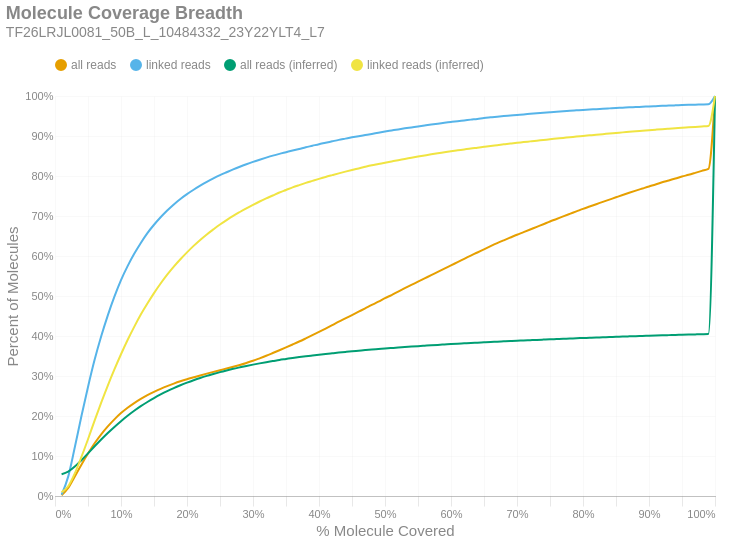

This figure's notebook cell:
### Markdown cell above
### Molecule Read Coverage
This chart shows molecule coverage breadth as computed by the number of bases aligned to that molecule. In other words, "*how much of each unique long molecule is actually sequenced/aligned?*" Keep in mind there is a distinction between sequences and alignments, since some sequences belonging to a particular molecule may not align well and wouldn't appear in the alignment data. This chart also shows molecule coverage breadth as computed by the *inferred fragment* from which the aligned sequences originate. Unlike read coverage, this calculation takes into account the total insert size, including unsequenced gaps between the forward and reverse reads. Like the previous figures, these are cumulative percents.

### Code cell
if SKIPLR:
    print_html(f"Skipped")
else:
    binned_df = consolidated_hist(valids['coverage_bp'], mask, 0.01, True)
    binned_df_inf = consolidated_hist(valids['coverage_inserts'], mask, 0.01, True)
    binned_df = binned_df.with_columns(pl.lit(binned_df_inf['all reads (cumsum)']).alias('all reads (inferred)'))
    binned_df = binned_df.with_columns(pl.lit(binned_df_inf['linked reads (cumsum)']).alias('linked reads (inferred)'))
    binned_df = binned_df.with_columns(
        (pl.col('bin').cast(pl.Float64) + 0.01).alias('right_edge')
    )

    with SafeRender(binned_df):
        (
            density_plot(binned_df, 'Molecule Coverage Breadth', samplename, 'molcov', ['all reads (inferred)','linked reads (inferred)'])
            .encode(
                #x=alt.X('bin:Q', title="% Molecule Covered").axis(format = '%').scale(padding=0),
                x=alt.X('right_edge:Q', title="% Molecule Covered").axis(format='%').scale(padding=0),
                y=alt.Y('value:Q', title='Percent of Molecules')
                    .axis(format='%')
                    .stack(False)
                    .scale(domainMin=0, padding=0),
                color=alt.Color("key:N").scale(domain = ["all reads", "linked reads", "all reads (inferred)", "linked reads (inferred)"]),
                tooltip = [
                    alt.Tooltip("key:N", title = "Data Type"),
                    alt.Tooltip("range_label:N", title="% Molecule Covered"),
                    alt.Tooltip("value:Q", format = ".2%", title="% Molecules")
                ]
            )
        ).display()

### Figure 1 — Vega-Lite specification as saved in the notebook (floating-point values rounded to 4 significant figures)
{"width": "container", "height": 400, "config": {"title": {"anchor": "start", "dy": -15, "fontSize": 18, "color": "#888888", "subtitleColor": "#888888", "subtitleFontSize": 14}, "arc": {"fill": "#0072B2"}, "axis": {"domainColor": "#888888", "domainWidth": 0.5, "gridWidth": 0.2, "grid": false, "titleFontWeight": 400, "titleFontSize": 15, "labelFontSize": 11, "labelColor": "#888888", "tickColor": "#888888", "tickWidth": 0.2, "titleColor": "#888888"}, "axisBand": {"grid": false}, "axisX": {"grid": true, "tickSize": 10, "domainCap": "round"}, "axisY": {"domain": false, "grid": true, "tickSize": 0, "domainCap": "round"}, "background": "transparent", "header": {"labelFontSize": 15, "labelColor": "#888888", "titleFontSize": 15, "titleFontWeight": 600, "titleColor": "#888888"}, "legend": {"labelFont": "sans-serif", "labelFontSize": 12, "labelColor": "#888888", "symbolSize": 100, "symbolType": "circle", "titleFontSize": 12, "titlePadding": 10, "titleColor": "#888888", "title": null, "orient": "top"}, "range": {"category": ["#E69F00", "#56B4E9", "#009E73", "#F0E442", "#0072B2", "#D55E00", "#CC79A7", "#000000"], "diverging": ["#cfe8f3", "#a2d4ec", "#73bfe2", "#46abdb", "#1696d2", "#12719e"]}, "area": {"fill": "#0072B2", "fillOpacity": 0.7, "line": true, "strokeOpacity": 0.7}, "line": {"color": "#0072B2", "stroke": "#0072B2", "strokeWidth": 2}, "trail": {"color": "#0072B2", "stroke": "#0072B2", "strokeWidth": 0, "size": 1}, "point": {"filled": true, "fillOpacity": 1.0, "size": 95}, "text": {"color": "#888888", "fontSize": 11, "align": "right", "fontWeight": 400, "size": 11}, "bar": {"fill": "#0072B2", "stroke": null}, "view": {"stroke": null, "continuousWidth": 660, "continuousHeight": 400}}, "data": {"name": "data-3044a8d189d912e9ae8f5181c02a2234"}, "mark": {"type": "line", "interpolate": "monotone", "point": {"opacity": 0, "size": 275}}, "encoding": {"color": {"field": "key", "scale": {"domain": ["all reads", "linked reads", "all reads (inferred)", "linked reads (inferred)"]}, "type": "nominal"}, "tooltip": [{"field": "key", "title": "Data Type", "type": "nominal"}, {"field": "range_label", "title": "% Molecule Covered", "type": "nominal"}, {"field": "value", "format": ".2%", "title": "% Molecules", "type": "quantitative"}], "x": {"axis": {"format": "%"}, "field": "right_edge", "scale": {"padding": 0}, "title": "% Molecule Covered", "type": "quantitative"}, "y": {"axis": {"format": "%"}, "field": "value", "scale": {"domainMin": 0, "padding": 0}, "stack": false, "title": "Percent of Molecules", "type": "quantitative"}}, "params": [{"name": "param_c36ac31b6afebe62", "select": {"type": "point", "fields": ["key"]}, "bind": "legend"}], "title": {"text": "Molecule Coverage Breadth", "subtitle": "TF26LRJL0081_50B_L_10484332_23Y22YLT4_L7"}, "transform": [{"fold": ["all reads (cumsum)", "linked reads (cumsum)", "all reads (inferred)", "linked reads (inferred)"]}, {"calculate": "replace(datum.key, ' (cumsum)', '')", "as": "key"}, {"filter": {"param": "param_c36ac31b6afebe62"}}], "usermeta": {"embedOptions": {"downloadFileName": "TF26LRJL0081_50B_L_10484332_23Y22YLT4_L7.molcov"}}, "$schema": "https://vega.github.io/schema/vega-lite/v6.4.1.json", "datasets": {"data-3044a8d189d912e9ae8f5181c02a2234": [{"bin": "0.0", "interval": "0.0-0.01", "all reads": 0.001809, "linked reads": 0.003473, "all reads (cumsum)": 0.001809, "linked reads (cumsum)": 0.003473, "range_label": "0.0-0.01", "all reads (inferred)": 0.05455, "linked reads (inferred)": 0.009827, "right_edge": 0.01}, {"bin": "0.01", "interval": "0.01-0.02", "all reads": 0.01822, "linked reads": 0.04499, "all reads (cumsum)": 0.02003, "linked reads (cumsum)": 0.04847, "range_label": "0.01-0.02", "all reads (inferred)": 0.06097, "linked reads (inferred)": 0.02435, "right_edge": 0.02}, {"bin": "0.02", "interval": "0.02-0.03", "all reads": 0.02852, "linked reads": 0.07321, "all reads (cumsum)": 0.04855, "linked reads (cumsum)": 0.1217, "range_label": "0.02-0.03", "all reads (inferred)": 0.07367, "linked reads (inferred)": 0.05648, "right_edge": 0.03}, {"bin": "0.03", "interval": "0.03-0.04", "all reads": 0.02965, "linked reads": 0.07758, "all reads (cumsum)": 0.0782, "linked reads (cumsum)": 0.1993, "range_label": "0.03-0.04", "all reads (inferred)": 0.08957, "linked reads (inferred)": 0.09754, "right_edge": 0.04}, {"bin": "0.04", "interval": "0.04-0.05", "all reads": 0.02789, "linked reads": 0.0734, "all reads (cumsum)": 0.1061, "linked reads (cumsum)": 0.2727, "range_label": "0.04-0.05", "all reads (inferred)": 0.1066, "linked reads (inferred)": 0.1419, "right_edge": 0.05}, {"bin": "0.05", "interval": "0.05-0.06", "all reads": 0.02566, "linked reads": 0.06767, "all reads (cumsum)": 0.1317, "linked reads (cumsum)": 0.3403, "range_label": "0.05-0.06", "all reads (inferred)": 0.1243, "linked reads (inferred)": 0.1883, "right_edge": 0.06}, {"bin": "0.06", "interval": "0.06-0.07", "all reads": 0.02227, "linked reads": 0.05894, "all reads (cumsum)": 0.154, "linked reads (cumsum)": 0.3993, "range_label": "0.06-0.07", "all reads (inferred)": 0.1413, "linked reads (inferred)": 0.2332, "right_edge": 0.07}, {"bin": "0.07", "interval": "0.07-0.08", "all reads": 0.01984, "linked reads": 0.05245, "all reads (cumsum)": 0.1738, "linked reads (cumsum)": 0.4517, "range_label": "0.07-0.08", "all reads (inferred)": 0.1575, "linked reads (inferred)": 0.2761, "right_edge": 0.08}, {"bin": "0.08", "interval": "0.08-0.09", "all reads": 0.0177, "linked reads": 0.04676, "all reads (cumsum)": 0.1915, "linked reads (cumsum)": 0.4985, "range_label": "0.08-0.09", "all reads (inferred)": 0.1727, "linked reads (inferred)": 0.3163, "right_edge": 0.09}, {"bin": "0.09", "interval": "0.09-0.1", "all reads": 0.0157, "linked reads": 0.04134, "all reads (cumsum)": 0.2073, "linked reads (cumsum)": 0.5398, "range_label": "0.09-0.1", "all reads (inferred)": 0.1871, "linked reads (inferred)": 0.3544, "right_edge": 0.1}, {"bin": "0.1", "interval": "0.1-0.11", "all reads": 0.0133, "linked reads": 0.03484, "all reads (cumsum)": 0.2206, "linked reads (cumsum)": 0.5747, "range_label": "0.1-0.11", "all reads (inferred)": 0.2006, "linked reads (inferred)": 0.39, "right_edge": 0.11}, {"bin": "0.11", "interval": "0.11-0.12", "all reads": 0.01175, "linked reads": 0.03079, "all reads (cumsum)": 0.2323, "linked reads (cumsum)": 0.6055, "range_label": "0.11-0.12", "all reads (inferred)": 0.213, "linked reads (inferred)": 0.4228, "right_edge": 0.12}, {"bin": "0.12", "interval": "0.12-0.13", "all reads": 0.01047, "linked reads": 0.02721, "all reads (cumsum)": 0.2428, "linked reads (cumsum)": 0.6327, "range_label": "0.12-0.13", "all reads (inferred)": 0.2246, "linked reads (inferred)": 0.4535, "right_edge": 0.13}, {"bin": "0.13", "interval": "0.13-0.14", "all reads": 0.009474, "linked reads": 0.02444, "all reads (cumsum)": 0.2522, "linked reads (cumsum)": 0.6571, "range_label": "0.13-0.14", "all reads (inferred)": 0.235, "linked reads (inferred)": 0.4811, "right_edge": 0.14}, {"bin": "0.14", "interval": "0.14-0.15", "all reads": 0.008237, "linked reads": 0.02097, "all reads (cumsum)": 0.2605, "linked reads (cumsum)": 0.6781, "range_label": "0.14-0.15", "all reads (inferred)": 0.2449, "linked reads (inferred)": 0.5071, "right_edge": 0.15}, {"bin": "0.15", "interval": "0.15-0.16", "all reads": 0.007468, "linked reads": 0.01873, "all reads (cumsum)": 0.2679, "linked reads (cumsum)": 0.6968, "range_label": "0.15-0.16", "all reads (inferred)": 0.2539, "linked reads (inferred)": 0.5311, "right_edge": 0.16}, {"bin": "0.16", "interval": "0.16-0.17", "all reads": 0.00685, "linked reads": 0.01692, "all reads (cumsum)": 0.2748, "linked reads (cumsum)": 0.7137, "range_label": "0.16-0.17", "all reads (inferred)": 0.2623, "linked reads (inferred)": 0.5533, "right_edge": 0.17}, {"bin": "0.17", "interval": "0.17-0.18", "all reads": 0.006243, "linked reads": 0.01528, "all reads (cumsum)": 0.281, "linked reads (cumsum)": 0.729, "range_label": "0.17-0.18", "all reads (inferred)": 0.2699, "linked reads (inferred)": 0.5734, "right_edge": 0.18}, {"bin": "0.18", "interval": "0.18-0.19", "all reads": 0.005706, "linked reads": 0.01358, "all reads (cumsum)": 0.2867, "linked reads (cumsum)": 0.7426, "range_label": "0.18-0.19", "all reads (inferred)": 0.2768, "linked reads (inferred)": 0.5918, "right_edge": 0.19}, {"bin": "0.19", "interval": "0.19-0.2", "all reads": 0.005172, "linked reads": 0.01208, "all reads (cumsum)": 0.2919, "linked reads (cumsum)": 0.7547, "range_label": "0.19-0.2", "all reads (inferred)": 0.2834, "linked reads (inferred)": 0.6091, "right_edge": 0.2}, {"bin": "0.2", "interval": "0.2-0.21", "all reads": 0.00478, "linked reads": 0.01099, "all reads (cumsum)": 0.2967, "linked reads (cumsum)": 0.7657, "range_label": "0.2-0.21", "all reads (inferred)": 0.2895, "linked reads (inferred)": 0.6253, "right_edge": 0.21}, {"bin": "0.21", "interval": "0.21-0.22", "all reads": 0.004694, "linked reads": 0.01022, "all reads (cumsum)": 0.3014, "linked reads (cumsum)": 0.7759, "range_label": "0.21-0.22", "all reads (inferred)": 0.2952, "linked reads (inferred)": 0.6402, "right_edge": 0.22}, {"bin": "0.22", "interval": "0.22-0.23", "all reads": 0.004496, "linked reads": 0.009468, "all reads (cumsum)": 0.3059, "linked reads (cumsum)": 0.7854, "range_label": "0.22-0.23", "all reads (inferred)": 0.3003, "linked reads (inferred)": 0.6539, "right_edge": 0.23}, {"bin": "0.23", "interval": "0.23-0.24", "all reads": 0.004393, "linked reads": 0.008666, "all reads (cumsum)": 0.3103, "linked reads (cumsum)": 0.794, "range_label": "0.23-0.24", "all reads (inferred)": 0.3051, "linked reads (inferred)": 0.6665, "right_edge": 0.24}, {"bin": "0.24", "interval": "0.24-0.25", "all reads": 0.004268, "linked reads": 0.007979, "all reads (cumsum)": 0.3146, "linked reads (cumsum)": 0.802, "range_label": "0.24-0.25", "all reads (inferred)": 0.3097, "linked reads (inferred)": 0.6786, "right_edge": 0.25}, {"bin": "0.25", "interval": "0.25-0.26", "all reads": 0.0041, "linked reads": 0.007309, "all reads (cumsum)": 0.3187, "linked reads (cumsum)": 0.8093, "range_label": "0.25-0.26", "all reads (inferred)": 0.3139, "linked reads (inferred)": 0.6898, "right_edge": 0.26}, {"bin": "0.26", "interval": "0.26-0.27", "all reads": 0.004321, "linked reads": 0.007145, "all reads (cumsum)": 0.323, "linked reads (cumsum)": 0.8165, "range_label": "0.26-0.27", "all reads (inferred)": 0.318, "linked reads (inferred)": 0.7004, "right_edge": 0.27}, {"bin": "0.27", "interval": "0.27-0.28", "all reads": 0.004568, "linked reads": 0.006622, "all reads (cumsum)": 0.3275, "linked reads (cumsum)": 0.8231, "range_label": "0.27-0.28", "all reads (inferred)": 0.3216, "linked reads (inferred)": 0.71, "right_edge": 0.28}, {"bin": "0.28", "interval": "0.28-0.29", "all reads": 0.00505, "linked reads": 0.006335, "all reads (cumsum)": 0.3326, "linked reads (cumsum)": 0.8294, "range_label": "0.28-0.29", "all reads (inferred)": 0.3252, "linked reads (inferred)": 0.7193, "right_edge": 0.29}, {"bin": "0.29", "interval": "0.29-0.3", "all reads": 0.005382, "linked reads": 0.005836, "all reads (cumsum)": 0.338, "linked reads (cumsum)": 0.8353, "range_label": "0.29-0.3", "all reads (inferred)": 0.3284, "linked reads (inferred)": 0.7279, "right_edge": 0.3}, {"bin": "0.3", "interval": "0.3-0.31", "all reads": 0.006139, "linked reads": 0.005425, "all reads (cumsum)": 0.3441, "linked reads (cumsum)": 0.8407, "range_label": "0.3-0.31", "all reads (inferred)": 0.3316, "linked reads (inferred)": 0.7362, "right_edge": 0.31}, {"bin": "0.31", "interval": "0.31-0.32", "all reads": 0.006436, "linked reads": 0.005205, "all reads (cumsum)": 0.3505, "linked reads (cumsum)": 0.8459, "range_label": "0.31-0.32", "all reads (inferred)": 0.3345, "linked reads (inferred)": 0.7439, "right_edge": 0.32}, {"bin": "0.32", "interval": "0.32-0.33", "all reads": 0.006837, "linked reads": 0.004957, "all reads (cumsum)": 0.3574, "linked reads (cumsum)": 0.8508, "range_label": "0.32-0.33", "all reads (inferred)": 0.3373, "linked reads (inferred)": 0.7512, "right_edge": 0.33}, {"bin": "0.33", "interval": "0.33-0.34", "all reads": 0.006956, "linked reads": 0.004494, "all reads (cumsum)": 0.3643, "linked reads (cumsum)": 0.8553, "range_label": "0.33-0.34", "all reads (inferred)": 0.3402, "linked reads (inferred)": 0.7587, "right_edge": 0.34}, {"bin": "0.34", "interval": "0.34-0.35", "all reads": 0.007093, "linked reads": 0.004143, "all reads (cumsum)": 0.3714, "linked reads (cumsum)": 0.8595, "range_label": "0.34-0.35", "all reads (inferred)": 0.3426, "linked reads (inferred)": 0.7651, "right_edge": 0.35}, {"bin": "0.35", "interval": "0.35-0.36", "all reads": 0.00731, "linked reads": 0.004163, "all reads (cumsum)": 0.3787, "linked reads (cumsum)": 0.8636, "range_label": "0.35-0.36", "all reads (inferred)": 0.3451, "linked reads (inferred)": 0.7715, "right_edge": 0.36}, {"bin": "0.36", "interval": "0.36-0.37", "all reads": 0.007428, "linked reads": 0.003988, "all reads (cumsum)": 0.3862, "linked reads (cumsum)": 0.8676, "range_label": "0.36-0.37", "all reads (inferred)": 0.3472, "linked reads (inferred)": 0.7772, "right_edge": 0.37}, {"bin": "0.37", "interval": "0.37-0.38", "all reads": 0.007856, "linked reads": 0.004175, "all reads (cumsum)": 0.394, "linked reads (cumsum)": 0.8718, "range_label": "0.37-0.38", "all reads (inferred)": 0.3493, "linked reads (inferred)": 0.7827, "right_edge": 0.38}, {"bin": "0.38", "interval": "0.38-0.39", "all reads": 0.008029, "linked reads": 0.003812, "all reads (cumsum)": 0.4021, "linked reads (cumsum)": 0.8756, "range_label": "0.38-0.39", "all reads (inferred)": 0.3513, "linked reads (inferred)": 0.7878, "right_edge": 0.39}, {"bin": "0.39", "interval": "0.39-0.4", "all reads": 0.008091, "linked reads": 0.003908, "all reads (cumsum)": 0.4101, "linked reads (cumsum)": 0.8795, "range_label": "0.39-0.4", "all reads (inferred)": 0.3532, "linked reads (inferred)": 0.7928, "right_edge": 0.4}, {"bin": "0.4", "interval": "0.4-0.41", "all reads": 0.008351, "linked reads": 0.003517, "all reads (cumsum)": 0.4185, "linked reads (cumsum)": 0.883, "range_label": "0.4-0.41", "all reads (inferred)": 0.3551, "linked reads (inferred)": 0.7977, "right_edge": 0.41}, {"bin": "0.41", "interval": "0.41-0.42", "all reads": 0.008488, "linked reads": 0.003632, "all reads (cumsum)": 0.427, "linked reads (cumsum)": 0.8867, "range_label": "0.41-0.42", "all reads (inferred)": 0.3568, "linked reads (inferred)": 0.8022, "right_edge": 0.42}, {"bin": "0.42", "interval": "0.42-0.43", "all reads": 0.008742, "linked reads": 0.003596, "all reads (cumsum)": 0.4357, "linked reads (cumsum)": 0.8903, "range_label": "0.42-0.43", "all reads (inferred)": 0.3585, "linked reads (inferred)": 0.8066, "right_edge": 0.43}, {"bin": "0.43", "interval": "0.43-0.44", "all reads": 0.008219, "linked reads": 0.003169, "all reads (cumsum)": 0.4439, "linked reads (cumsum)": 0.8934, "range_label": "0.43-0.44", "all reads (inferred)": 0.3601, "linked reads (inferred)": 0.8109, "right_edge": 0.44}, {"bin": "0.44", "interval": "0.44-0.45", "all reads": 0.00834, "linked reads": 0.003165, "all reads (cumsum)": 0.4523, "linked reads (cumsum)": 0.8966, "range_label": "0.44-0.45", "all reads (inferred)": 0.3617, "linked reads (inferred)": 0.815, "right_edge": 0.45}, {"bin": "0.45", "interval": "0.45-0.46", "all reads": 0.008384, "linked reads": 0.003014, "all reads (cumsum)": 0.4607, "linked reads (cumsum)": 0.8996, "range_label": "0.45-0.46", "all reads (inferred)": 0.3632, "linked reads (inferred)": 0.8189, "right_edge": 0.46}, {"bin": "0.46", "interval": "0.46-0.47", "all reads": 0.008369, "linked reads": 0.002822, "all reads (cumsum)": 0.469, "linked reads (cumsum)": 0.9024, "range_label": "0.46-0.47", "all reads (inferred)": 0.3647, "linked reads (inferred)": 0.8229, "right_edge": 0.47}, {"bin": "0.47", "interval": "0.47-0.48", "all reads": 0.008509, "linked reads": 0.002826, "all reads (cumsum)": 0.4775, "linked reads (cumsum)": 0.9053, "range_label": "0.47-0.48", "all reads (inferred)": 0.3662, "linked reads (inferred)": 0.8266, "right_edge": 0.48}, {"bin": "0.48", "interval": "0.48-0.49", "all reads": 0.008141, "linked reads": 0.003014, "all reads (cumsum)": 0.4857, "linked reads (cumsum)": 0.9083, "range_label": "0.48-0.49", "all reads (inferred)": 0.3674, "linked reads (inferred)": 0.8299, "right_edge": 0.49}, {"bin": "0.49", "interval": "0.49-0.5", "all reads": 0.008983, "linked reads": 0.002858, "all reads (cumsum)": 0.4947, "linked reads (cumsum)": 0.9111, "range_label": "0.49-0.5", "all reads (inferred)": 0.3687, "linked reads (inferred)": 0.8332, "right_edge": 0.5}, {"bin": "0.5", "interval": "0.5-0.51", "all reads": 0.007631, "linked reads": 0.00269, "all reads (cumsum)": 0.5023, "linked reads (cumsum)": 0.9138, "range_label": "0.5-0.51", "all reads (inferred)": 0.37, "linked reads (inferred)": 0.8364, "right_edge": 0.51}, {"bin": "0.51", "interval": "0.51-0.52", "all reads": 0.008665, "linked reads": 0.00269, "all reads (cumsum)": 0.511, "linked reads (cumsum)": 0.9165, "range_label": "0.51-0.52", "all reads (inferred)": 0.3712, "linked reads (inferred)": 0.8396, "right_edge": 0.52}, {"bin": "0.52", "interval": "0.52-0.53", "all reads": 0.008455, "linked reads": 0.002575, "all reads (cumsum)": 0.5194, "linked reads (cumsum)": 0.9191, "range_label": "0.52-0.53", "all reads (inferred)": 0.3723, "linked reads (inferred)": 0.8425, "right_edge": 0.53}, {"bin": "0.53", "interval": "0.53-0.54", "all reads": 0.008203, "linked reads": 0.002427, "all reads (cumsum)": 0.5276, "linked reads (cumsum)": 0.9215, "range_label": "0.53-0.54", "all reads (inferred)": 0.3735, "linked reads (inferred)": 0.8456, "right_edge": 0.54}, {"bin": "0.54", "interval": "0.54-0.55", "all reads": 0.008113, "linked reads": 0.002451, "all reads (cumsum)": 0.5357, "linked reads (cumsum)": 0.924, "range_label": "0.54-0.55", "all reads (inferred)": 0.3746, "linked reads (inferred)": 0.8485, "right_edge": 0.55}, {"bin": "0.55", "interval": "0.55-0.56", "all reads": 0.008148, "linked reads": 0.002399, "all reads (cumsum)": 0.5439, "linked reads (cumsum)": 0.9264, "range_label": "0.55-0.56", "all reads (inferred)": 0.3757, "linked reads (inferred)": 0.8514, "right_edge": 0.56}, {"bin": "0.56", "interval": "0.56-0.57", "all reads": 0.0083, "linked reads": 0.002351, "all reads (cumsum)": 0.5522, "linked reads (cumsum)": 0.9287, "range_label": "0.56-0.57", "all reads (inferred)": 0.3768, "linked reads (inferred)": 0.8542, "right_edge": 0.57}, {"bin": "0.57", "interval": "0.57-0.58", "all reads": 0.00797, "linked reads": 0.002187, "all reads (cumsum)": 0.5602, "linked reads (cumsum)": 0.9309, "range_label": "0.57-0.58", "all reads (inferred)": 0.3778, "linked reads (inferred)": 0.8568, "right_edge": 0.58}, {"bin": "0.58", "interval": "0.58-0.59", "all reads": 0.008138, "linked reads": 0.002008, "all reads (cumsum)": 0.5683, "linked reads (cumsum)": 0.9329, "range_label": "0.58-0.59", "all reads (inferred)": 0.3788, "linked reads (inferred)": 0.8592, "right_edge": 0.59}, {"bin": "0.59", "interval": "0.59-0.6", "all reads": 0.008326, "linked reads": 0.002127, "all reads (cumsum)": 0.5766, "linked reads (cumsum)": 0.935, "range_label": "0.59-0.6", "all reads (inferred)": 0.3797, "linked reads (inferred)": 0.8617, "right_edge": 0.6}, {"bin": "0.6", "interval": "0.6-0.61", "all reads": 0.008048, "linked reads": 0.00206, "all reads (cumsum)": 0.5847, "linked reads (cumsum)": 0.9371, "range_label": "0.6-0.61", "all reads (inferred)": 0.3807, "linked reads (inferred)": 0.8641, "right_edge": 0.61}, {"bin": "0.61", "interval": "0.61-0.62", "all reads": 0.008313, "linked reads": 0.001864, "all reads (cumsum)": 0.593, "linked reads (cumsum)": 0.939, "range_label": "0.61-0.62", "all reads (inferred)": 0.3816, "linked reads (inferred)": 0.8664, "right_edge": 0.62}, {"bin": "0.62", "interval": "0.62-0.63", "all reads": 0.00811, "linked reads": 0.001964, "all reads (cumsum)": 0.6011, "linked reads (cumsum)": 0.9409, "range_label": "0.62-0.63", "all reads (inferred)": 0.3825, "linked reads (inferred)": 0.8688, "right_edge": 0.63}, {"bin": "0.63", "interval": "0.63-0.64", "all reads": 0.007719, "linked reads": 0.001824, "all reads (cumsum)": 0.6088, "linked reads (cumsum)": 0.9428, "range_label": "0.63-0.64", "all reads (inferred)": 0.3833, "linked reads (inferred)": 0.8709, "right_edge": 0.64}, {"bin": "0.64", "interval": "0.64-0.65", "all reads": 0.007998, "linked reads": 0.002147, "all reads (cumsum)": 0.6168, "linked reads (cumsum)": 0.9449, "range_label": "0.64-0.65", "all reads (inferred)": 0.3842, "linked reads (inferred)": 0.8731, "right_edge": 0.65}, {"bin": "0.65", "interval": "0.65-0.66", "all reads": 0.007752, "linked reads": 0.001744, "all reads (cumsum)": 0.6246, "linked reads (cumsum)": 0.9467, "range_label": "0.65-0.66", "all reads (inferred)": 0.385, "linked reads (inferred)": 0.8752, "right_edge": 0.66}, {"bin": "0.66", "interval": "0.66-0.67", "all reads": 0.007503, "linked reads": 0.001692, "all reads (cumsum)": 0.6321, "linked reads (cumsum)": 0.9483, "range_label": "0.66-0.67", "all reads (inferred)": 0.3858, "linked reads (inferred)": 0.8772, "right_edge": 0.67}, {"bin": "0.67", "interval": "0.67-0.68", "all reads": 0.007146, "linked reads": 0.001493, "all reads (cumsum)": 0.6392, "linked reads (cumsum)": 0.9498, "range_label": "0.67-0.68", "all reads (inferred)": 0.3866, "linked reads (inferred)": 0.8792, "right_edge": 0.68}, {"bin": "0.68", "interval": "0.68-0.69", "all reads": 0.006978, "linked reads": 0.001373, "all reads (cumsum)": 0.6462, "linked reads (cumsum)": 0.9512, "range_label": "0.68-0.69", "all reads (inferred)": 0.3874, "linked reads (inferred)": 0.8812, "right_edge": 0.69}, {"bin": "0.69", "interval": "0.69-0.7", "all reads": 0.00692, "linked reads": 0.001405, "all reads (cumsum)": 0.6531, "linked reads (cumsum)": 0.9526, "range_label": "0.69-0.7", "all reads (inferred)": 0.3882, "linked reads (inferred)": 0.8831, "right_edge": 0.7}, {"bin": "0.7", "interval": "0.7-0.71", "all reads": 0.006541, "linked reads": 0.001341, "all reads (cumsum)": 0.6596, "linked reads (cumsum)": 0.954, "range_label": "0.7-0.71", "all reads (inferred)": 0.3888, "linked reads (inferred)": 0.8848, "right_edge": 0.71}, {"bin": "0.71", "interval": "0.71-0.72", "all reads": 0.006597, "linked reads": 0.001477, "all reads (cumsum)": 0.6662, "linked reads (cumsum)": 0.9554, "range_label": "0.71-0.72", "all reads (inferred)": 0.3896, "linked reads (inferred)": 0.8866, "right_edge": 0.72}, {"bin": "0.72", "interval": "0.72-0.73", "all reads": 0.006706, "linked reads": 0.001425, "all reads (cumsum)": 0.673, "linked reads (cumsum)": 0.9569, "range_label": "0.72-0.73", "all reads (inferred)": 0.3903, "linked reads (inferred)": 0.8884, "right_edge": 0.73}, {"bin": "0.73", "interval": "0.73-0.74", "all reads": 0.006548, "linked reads": 0.001333, "all reads (cumsum)": 0.6795, "linked reads (cumsum)": 0.9582, "range_label": "0.73-0.74", "all reads (inferred)": 0.391, "linked reads (inferred)": 0.8901, "right_edge": 0.74}, {"bin": "0.74", "interval": "0.74-0.75", "all reads": 0.006819, "linked reads": 0.001289, "all reads (cumsum)": 0.6863, "linked reads (cumsum)": 0.9595, "range_label": "0.74-0.75", "all reads (inferred)": 0.3917, "linked reads (inferred)": 0.8919, "right_edge": 0.75}, {"bin": "0.75", "interval": "0.75-0.76", "all reads": 0.006245, "linked reads": 0.001261, "all reads (cumsum)": 0.6926, "linked reads (cumsum)": 0.9607, "range_label": "0.75-0.76", "all reads (inferred)": 0.3924, "linked reads (inferred)": 0.8936, "right_edge": 0.76}, {"bin": "0.76", "interval": "0.76-0.77", "all reads": 0.006473, "linked reads": 0.001185, "all reads (cumsum)": 0.699, "linked reads (cumsum)": 0.9619, "range_label": "0.76-0.77", "all reads (inferred)": 0.3931, "linked reads (inferred)": 0.8953, "right_edge": 0.77}, {"bin": "0.77", "interval": "0.77-0.78", "all reads": 0.006277, "linked reads": 0.001058, "all reads (cumsum)": 0.7053, "linked reads (cumsum)": 0.963, "range_label": "0.77-0.78", "all reads (inferred)": 0.3937, "linked reads (inferred)": 0.8968, "right_edge": 0.78}, {"bin": "0.78", "interval": "0.78-0.79", "all reads": 0.006206, "linked reads": 0.001114, "all reads (cumsum)": 0.7115, "linked reads (cumsum)": 0.9641, "range_label": "0.78-0.79", "all reads (inferred)": 0.3944, "linked reads (inferred)": 0.8986, "right_edge": 0.79}, {"bin": "0.79", "interval": "0.79-0.8", "all reads": 0.006357, "linked reads": 0.001118, "all reads (cumsum)": 0.7179, "linked reads (cumsum)": 0.9652, "range_label": "0.79-0.8", "all reads (inferred)": 0.395, "linked reads (inferred)": 0.9001, "right_edge": 0.8}, {"bin": "0.8", "interval": "0.8-0.81", "all reads": 0.005832, "linked reads": 0.001006, "all reads (cumsum)": 0.7237, "linked reads (cumsum)": 0.9662, "range_label": "0.8-0.81", "all reads (inferred)": 0.3956, "linked reads (inferred)": 0.9016, "right_edge": 0.81}, {"bin": "0.81", "interval": "0.81-0.82", "all reads": 0.005784, "linked reads": 0.0009181, "all reads (cumsum)": 0.7295, "linked reads (cumsum)": 0.9671, "range_label": "0.81-0.82", "all reads (inferred)": 0.3962, "linked reads (inferred)": 0.9032, "right_edge": 0.82}, {"bin": "0.82", "interval": "0.82-0.83", "all reads": 0.005868, "linked reads": 0.0009819, "all reads (cumsum)": 0.7354, "linked reads (cumsum)": 0.9681, "range_label": "0.82-0.83", "all reads (inferred)": 0.3968, "linked reads (inferred)": 0.9046, "right_edge": 0.83}, {"bin": "0.83", "interval": "0.83-0.84", "all reads": 0.0057, "linked reads": 0.000938, "all reads (cumsum)": 0.7411, "linked reads (cumsum)": 0.9691, "range_label": "0.83-0.84", "all reads (inferred)": 0.3974, "linked reads (inferred)": 0.9062, "right_edge": 0.84}, {"bin": "0.84", "interval": "0.84-0.85", "all reads": 0.005704, "linked reads": 0.00093, "all reads (cumsum)": 0.7468, "linked reads (cumsum)": 0.97, "range_label": "0.84-0.85", "all reads (inferred)": 0.398, "linked reads (inferred)": 0.9076, "right_edge": 0.85}, {"bin": "0.85", "interval": "0.85-0.86", "all reads": 0.005689, "linked reads": 0.0008382, "all reads (cumsum)": 0.7525, "linked reads (cumsum)": 0.9708, "range_label": "0.85-0.86", "all reads (inferred)": 0.3986, "linked reads (inferred)": 0.9091, "right_edge": 0.86}, {"bin": "0.86", "interval": "0.86-0.87", "all reads": 0.005513, "linked reads": 0.0009141, "all reads (cumsum)": 0.758, "linked reads (cumsum)": 0.9717, "range_label": "0.86-0.87", "all reads (inferred)": 0.3991, "linked reads (inferred)": 0.9104, "right_edge": 0.87}, {"bin": "0.87", "interval": "0.87-0.88", "all reads": 0.005395, "linked reads": 0.0006546, "all reads (cumsum)": 0.7634, "linked reads (cumsum)": 0.9724, "range_label": "0.87-0.88", "all reads (inferred)": 0.3997, "linked reads (inferred)": 0.9118, "right_edge": 0.88}, {"bin": "0.88", "interval": "0.88-0.89", "all reads": 0.005258, "linked reads": 0.0007664, "all reads (cumsum)": 0.7686, "linked reads (cumsum)": 0.9732, "range_label": "0.88-0.89", "all reads (inferred)": 0.4002, "linked reads (inferred)": 0.9131, "right_edge": 0.89}, {"bin": "0.89", "interval": "0.89-0.9", "all reads": 0.005243, "linked reads": 0.0006786, "all reads (cumsum)": 0.7739, "linked reads (cumsum)": 0.9738, "range_label": "0.89-0.9", "all reads (inferred)": 0.4007, "linked reads (inferred)": 0.9145, "right_edge": 0.9}, {"bin": "0.9", "interval": "0.9-0.91", "all reads": 0.004892, "linked reads": 0.0007305, "all reads (cumsum)": 0.7788, "linked reads (cumsum)": 0.9746, "range_label": "0.9-0.91", "all reads (inferred)": 0.4012, "linked reads (inferred)": 0.9158, "right_edge": 0.91}, {"bin": "0.91", "interval": "0.91-0.92", "all reads": 0.005442, "linked reads": 0.0007544, "all reads (cumsum)": 0.7842, "linked reads (cumsum)": 0.9753, "range_label": "0.91-0.92", "all reads (inferred)": 0.4017, "linked reads (inferred)": 0.917, "right_edge": 0.92}, {"bin": "0.92", "interval": "0.92-0.93", "all reads": 0.004514, "linked reads": 0.0006307, "all reads (cumsum)": 0.7887, "linked reads (cumsum)": 0.976, "range_label": "0.92-0.93", "all reads (inferred)": 0.4022, "linked reads (inferred)": 0.9182, "right_edge": 0.93}, {"bin": "0.93", "interval": "0.93-0.94", "all reads": 0.004859, "linked reads": 0.0006546, "all reads (cumsum)": 0.7936, "linked reads (cumsum)": 0.9766, "range_label": "0.93-0.94", "all reads (inferred)": 0.4026, "linked reads (inferred)": 0.9194, "right_edge": 0.94}, {"bin": "0.94", "interval": "0.94-0.95", "all reads": 0.005085, "linked reads": 0.0006626, "all reads (cumsum)": 0.7987, "linked reads (cumsum)": 0.9773, "range_label": "0.94-0.95", "all reads (inferred)": 0.4032, "linked reads (inferred)": 0.9206, "right_edge": 0.95}, {"bin": "0.95", "interval": "0.95-0.96", "all reads": 0.004328, "linked reads": 0.0006147, "all reads (cumsum)": 0.803, "linked reads (cumsum)": 0.9779, "range_label": "0.95-0.96", "all reads (inferred)": 0.4036, "linked reads (inferred)": 0.9216, "right_edge": 0.96}, {"bin": "0.96", "interval": "0.96-0.97", "all reads": 0.004856, "linked reads": 0.0005389, "all reads (cumsum)": 0.8078, "linked reads (cumsum)": 0.9784, "range_label": "0.96-0.97", "all reads (inferred)": 0.404, "linked reads (inferred)": 0.9227, "right_edge": 0.97}, {"bin": "0.97", "interval": "0.97-0.98", "all reads": 0.004997, "linked reads": 0.0004231, "all reads (cumsum)": 0.8128, "linked reads (cumsum)": 0.9789, "range_label": "0.97-0.98", "all reads (inferred)": 0.4045, "linked reads (inferred)": 0.9238, "right_edge": 0.98}, {"bin": "0.98", "interval": "0.98-0.99", "all reads": 0.004854, "linked reads": 0.0005269, "all reads (cumsum)": 0.8177, "linked reads (cumsum)": 0.9794, "range_label": "0.98-0.99", "all reads (inferred)": 0.4051, "linked reads (inferred)": 0.925, "right_edge": 0.99}, {"bin": "0.99", "interval": "0.99-1.0", "all reads": 0.1823, "linked reads": 0.02062, "all reads (cumsum)": 1.0, "linked reads (cumsum)": 1.0, "range_label": "0.99-1.0", "all reads (inferred)": 1.0, "linked reads (inferred)": 1.0, "right_edge": 1.0}]}}
